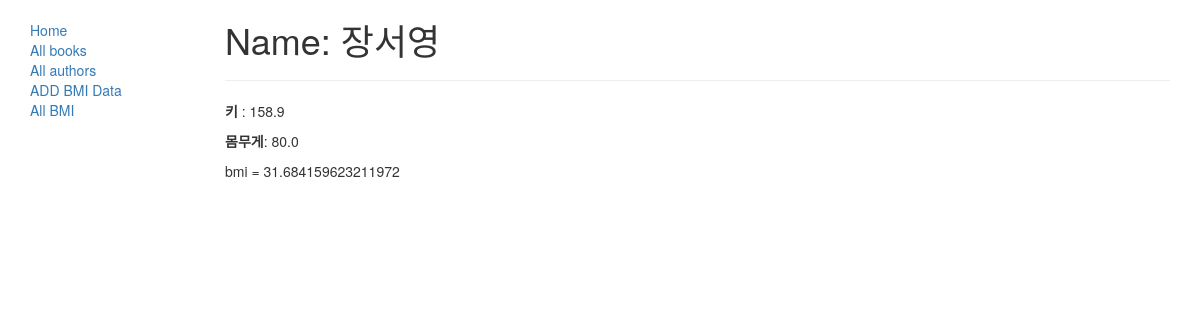
The app's page /catalog/bmi/1 with its own data.
### catalog/models.py (models this page shows, shortened)
class BMI(models.Model):
    name = models.CharField(max_length=100)
    weight = models.FloatField()
    height = models.FloatField()
    bmi = models.FloatField()
    def __str__(self):
        return self.name

### catalog/views.py (the view)
# urls.py: path('bmi/<int:pk>',views.BmiDetailView.as_view(),name='bmi-detail'),
class BmiDetailView(generic.DetailView):
    model = BMI

### catalog/templates/catalog/bmi_detail.html
{% extends "base_generic.html"%}
{% block content %}
    <h1>Name: {{bmi}}</h1>
    <hr>
    <p><b>키</b> : {{bmi.height}}</p>
    <p><b>몸무게</b>: {{bmi.weight}}</b></p>
    <p>bmi = {{bmi.bmi}}</p>
{% endblock %}

### records on screen
BMI: name "장서영", height "158.9", weight "80.0", bmi "31.684159623211972"
